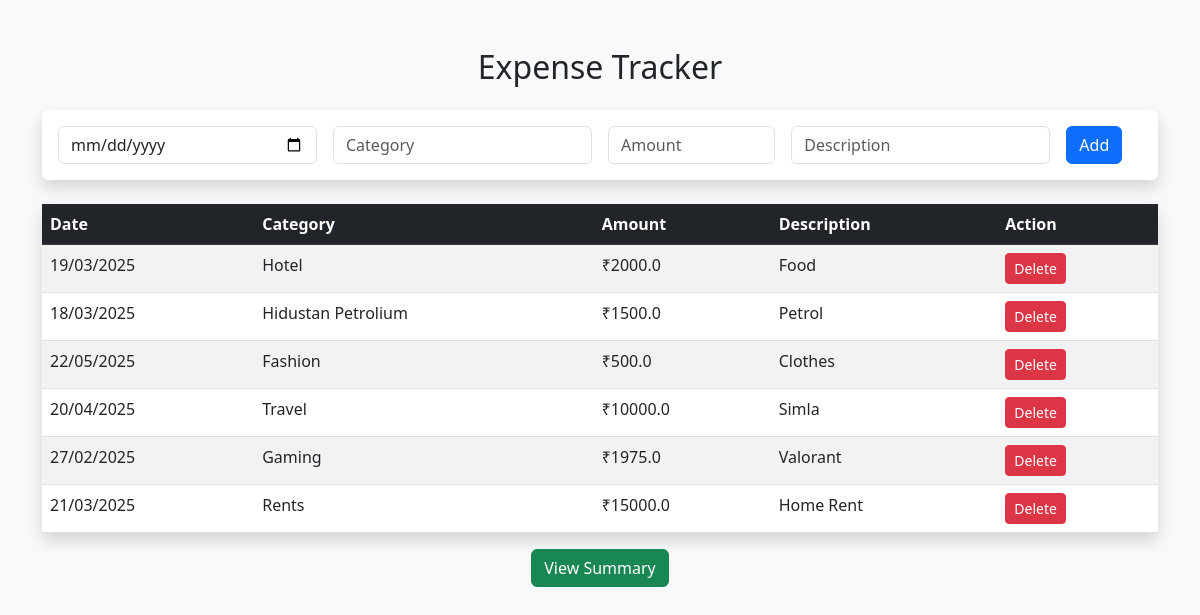
The page / on the database its author committed.
### tables this page shows
CREATE TABLE expenses (
                        id INTEGER PRIMARY KEY AUTOINCREMENT,
                        date TEXT,
                        category TEXT,
                        amount REAL,
                        description TEXT);

### Expense.py (the view)
@app.route("/")
def index():
    conn = sqlite3.connect("expenses.db")
    cursor = conn.cursor()
    cursor.execute("SELECT id, date, category, amount, description FROM expenses")
    expenses = cursor.fetchall()
    conn.close()
    formatted_expenses = []
    for expense in expenses:
        try:
            date_obj = datetime.strptime(expense[1], "%Y-%m-%d")  # Convert string to datetime
            formatted_date = date_obj.strftime("%d/%m/%Y")  # Convert to required format
        except ValueError:
            formatted_date = expense[1]  # Keep original if invalid
        formatted_expenses.append((expense[0], formatted_date, expense[2], expense[3], expense[4]))
    return render_template("index.html", expenses=formatted_expenses)

### templates/index.html (shortened to what this page needs)
<!DOCTYPE html>
<html lang="en">
<head>
    <link href="https://cdn.jsdelivr.net/npm/bootstrap@5.3.0/dist/css/bootstrap.min.css" rel="stylesheet">
</head>
<body class="bg-light">
    <div class="container mt-5">
        <h2 class="text-center mb-4">Expense Tracker</h2>
        <form action="/add" method="post" class="mb-4 p-3 bg-white shadow rounded">
            <div class="row g-3">
                <div class="col-md-3">
                    <input type="text" id="dateInput" name="date" class="form-control" required>
                </div>
                <div class="col-md-3">
                    <input type="text" name="category" class="form-control" placeholder="Category" required>
                </div>
                <div class="col-md-2">
                    <input type="number" step="0.01" name="amount" class="form-control" placeholder="Amount" required>
                </div>
                <div class="col-md-3">
                    <input type="text" name="description" class="form-control" placeholder="Description">
                </div>
                <div class="col-md-1">
                    <button type="submit" class="btn btn-primary">Add</button>
                </div>
            </div>
        </form>
        <table class="table table-striped bg-white shadow rounded">
            <thead class="table-dark">
                <tr>
                    <th>Date</th>
                    <th>Category</th>
                    <th>Amount</th>
                    <th>Description</th>
                    <th>Action</th>
                </tr>
            </thead>
            <tbody>
                {% for expense in expenses %}
                <tr>
                    <td>{{ expense[1] }}</td>
                    <td>{{ expense[2] }}</td>
                    <td>₹{{ expense[3] }}</td>
                    <td>{{ expense[4] }}</td>
                    <td>
                        <form action="/delete/{{ expense[0] }}" method="post" class="d-inline">
                            <button type="submit" class="btn btn-danger btn-sm">Delete</button>
                        </form>
                    </td>
                </tr>
                {% endfor %}
            </tbody>
        </table>
        <div class="text-center">
            <a href="/summary" class="btn btn-success">View Summary</a>
        </div>
    </div>
</body>
</html>

### rows shown on the page
expenses: date "19/03/2025", category "Hotel", amount "2000.0", description "Food"
expenses: date "18/03/2025", category "Hidustan Petrolium", amount "1500.0", description "Petrol"
expenses: date "22/05/2025", category "Fashion", amount "500.0", description "Clothes"
expenses: date "20/04/2025", category "Travel", amount "10000.0", description "Simla"
expenses: date "27/02/2025", category "Gaming", amount "1975.0", description "Valorant"
expenses: date "21/03/2025", category "Rents", amount "15000.0", description "Home Rent"
